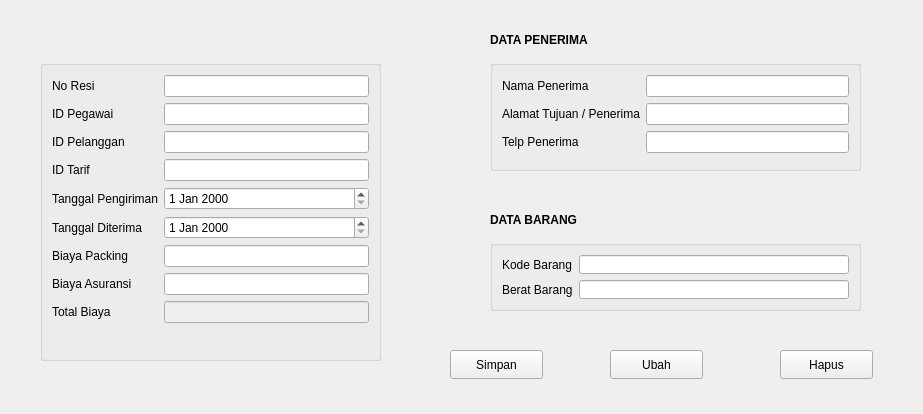
<?xml version="1.0" encoding="UTF-8"?>
<ui version="4.0">
 <class>FormPengiriman</class>
 <widget class="QWidget" name="FormPengiriman">
  <property name="geometry">
   <rect>
    <x>0</x>
    <y>0</y>
    <width>923</width>
    <height>414</height>
   </rect>
  </property>
  <property name="windowTitle">
   <string>Form</string>
  </property>
  <widget class="QGroupBox" name="formGroupBox">
   <property name="geometry">
    <rect>
     <x>40</x>
     <y>60</y>
     <width>341</width>
     <height>301</height>
    </rect>
   </property>
   <layout class="QFormLayout" name="formLayout">
    <item row="0" column="0">
     <widget class="QLabel" name="noResiLabel">
      <property name="text">
       <string>No Resi</string>
      </property>
     </widget>
    </item>
    <item row="0" column="1">
     <widget class="QLineEdit" name="noResiLineEdit"/>
    </item>
    <item row="1" column="0">
     <widget class="QLabel" name="iDPegawaiLabel">
      <property name="text">
       <string>ID Pegawai</string>
      </property>
     </widget>
    </item>
    <item row="1" column="1">
     <widget class="QLineEdit" name="iDPegawaiLineEdit"/>
    </item>
    <item row="2" column="0">
     <widget class="QLabel" name="iDPelangganLabel">
      <property name="text">
       <string>ID Pelanggan</string>
      </property>
     </widget>
    </item>
    <item row="2" column="1">
     <widget class="QLineEdit" name="iDPelangganLineEdit"/>
    </item>
    <item row="3" column="0">
     <widget class="QLabel" name="iDTarifLabel">
      <property name="text">
       <string>ID Tarif</string>
      </property>
     </widget>
    </item>
    <item row="3" column="1">
     <widget class="QLineEdit" name="iDTarifLineEdit"/>
    </item>
    <item row="4" column="0">
     <widget class="QLabel" name="tanggalPengirimanLabel">
      <property name="text">
       <string>Tanggal Pengiriman</string>
      </property>
     </widget>
    </item>
    <item row="4" column="1">
     <widget class="QDateEdit" name="tanggalPengirimanDateEdit"/>
    </item>
    <item row="5" column="0">
     <widget class="QLabel" name="tanggalDiterimaLabel">
      <property name="text">
       <string>Tanggal Diterima</string>
      </property>
     </widget>
    </item>
    <item row="5" column="1">
     <widget class="QDateEdit" name="tanggalDiterimaDateEdit"/>
    </item>
    <item row="6" column="0">
     <widget class="QLabel" name="biayaPackingLabel">
      <property name="text">
       <string>Biaya Packing</string>
      </property>
     </widget>
    </item>
    <item row="6" column="1">
     <widget class="QLineEdit" name="biayaPackingLineEdit"/>
    </item>
    <item row="7" column="1">
     <widget class="QLineEdit" name="biayaAsuransiLineEdit"/>
    </item>
    <item row="7" column="0">
     <widget class="QLabel" name="totalBiayaLabel">
      <property name="text">
       <string>Biaya Asuransi</string>
      </property>
     </widget>
    </item>
    <item row="8" column="0">
     <widget class="QLabel" name="totalBiayaLabel_2">
      <property name="text">
       <string>Total Biaya</string>
      </property>
     </widget>
    </item>
    <item row="8" column="1">
     <widget class="QLineEdit" name="totalBiayaLineEdit">
      <property name="enabled">
       <bool>false</bool>
      </property>
     </widget>
    </item>
   </layout>
  </widget>
  <widget class="QGroupBox" name="formGroupBox_2">
   <property name="geometry">
    <rect>
     <x>490</x>
     <y>60</y>
     <width>371</width>
     <height>111</height>
    </rect>
   </property>
   <layout class="QFormLayout" name="formLayout_2">
    <item row="0" column="0">
     <widget class="QLabel" name="namaPenerimaLabel">
      <property name="text">
       <string>Nama Penerima</string>
      </property>
     </widget>
    </item>
    <item row="0" column="1">
     <widget class="QLineEdit" name="namaPenerimaLineEdit"/>
    </item>
    <item row="1" column="0">
     <widget class="QLabel" name="alamatTujuanPenerimaLabel">
      <property name="text">
       <string>Alamat Tujuan / Penerima</string>
      </property>
     </widget>
    </item>
    <item row="1" column="1">
     <widget class="QLineEdit" name="alamatTujuanPenerimaLineEdit"/>
    </item>
    <item row="2" column="0">
     <widget class="QLabel" name="telpPenerimaLabel">
      <property name="text">
       <string>Telp Penerima</string>
      </property>
     </widget>
    </item>
    <item row="2" column="1">
     <widget class="QLineEdit" name="telpPenerimaLineEdit"/>
    </item>
   </layout>
  </widget>
  <widget class="QGroupBox" name="formGroupBox_3">
   <property name="geometry">
    <rect>
     <x>490</x>
     <y>240</y>
     <width>371</width>
     <height>71</height>
    </rect>
   </property>
   <layout class="QFormLayout" name="formLayout_3">
    <item row="0" column="0">
     <widget class="QLabel" name="kodeBarangLabel">
      <property name="text">
       <string>Kode Barang</string>
      </property>
     </widget>
    </item>
    <item row="0" column="1">
     <widget class="QLineEdit" name="kodeBarangLineEdit"/>
    </item>
    <item row="1" column="0">
     <widget class="QLabel" name="beratBarangLabel">
      <property name="text">
       <string>Berat Barang</string>
      </property>
     </widget>
    </item>
    <item row="1" column="1">
     <widget class="QLineEdit" name="beratBarangLineEdit"/>
    </item>
   </layout>
  </widget>
  <widget class="QPushButton" name="pushButton">
   <property name="geometry">
    <rect>
     <x>450</x>
     <y>350</y>
     <width>93</width>
     <height>29</height>
    </rect>
   </property>
   <property name="text">
    <string>Simpan</string>
   </property>
  </widget>
  <widget class="QPushButton" name="pushButton_2">
   <property name="geometry">
    <rect>
     <x>610</x>
     <y>350</y>
     <width>93</width>
     <height>29</height>
    </rect>
   </property>
   <property name="text">
    <string>Ubah</string>
   </property>
  </widget>
  <widget class="QPushButton" name="pushButton_3">
   <property name="geometry">
    <rect>
     <x>780</x>
     <y>350</y>
     <width>93</width>
     <height>29</height>
    </rect>
   </property>
   <property name="text">
    <string>Hapus</string>
   </property>
  </widget>
  <widget class="QLabel" name="label">
   <property name="geometry">
    <rect>
     <x>490</x>
     <y>210</y>
     <width>111</width>
     <height>20</height>
    </rect>
   </property>
   <property name="font">
    <font>
     <bold>true</bold>
    </font>
   </property>
   <property name="text">
    <string>DATA BARANG</string>
   </property>
  </widget>
  <widget class="QLabel" name="label_2">
   <property name="geometry">
    <rect>
     <x>490</x>
     <y>30</y>
     <width>121</width>
     <height>20</height>
    </rect>
   </property>
   <property name="font">
    <font>
     <pointsize>9</pointsize>
     <bold>true</bold>
    </font>
   </property>
   <property name="text">
    <string>DATA PENERIMA</string>
   </property>
  </widget>
 </widget>
 <resources/>
 <connections/>
</ui>
